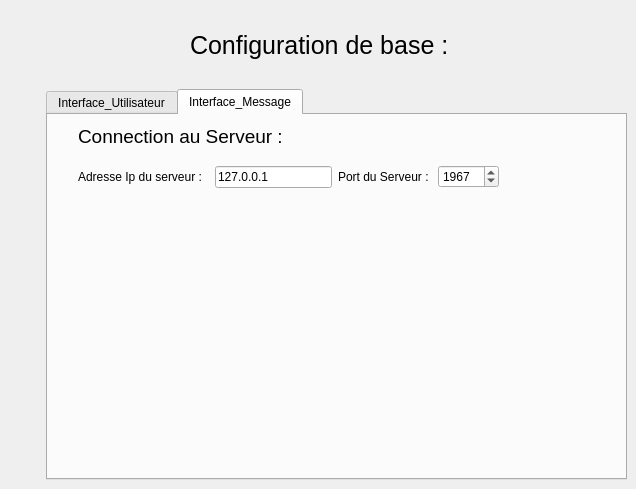
      <widget class="QWidget" name="page_5">
       <widget class="QLabel" name="label_51">
        <property name="geometry">
         <rect>
          <x>190</x>
          <y>30</y>
          <width>266</width>
          <height>31</height>
         </rect>
        </property>
        <property name="font">
         <font>
          <pointsize>19</pointsize>
         </font>
        </property>
        <property name="text">
         <string>Configuration de base : </string>
        </property>
       </widget>
       <widget class="QTabWidget" name="tabWidget">
        <property name="geometry">
         <rect>
          <x>46</x>
          <y>89</y>
          <width>581</width>
          <height>391</height>
         </rect>
        </property>
        <property name="currentIndex">
         <number>1</number>
        </property>
        <widget class="QWidget" name="tab_3">
         <attribute name="title">
          <string>Interface_Utilisateur</string>
         </attribute>
        </widget>
        <widget class="QWidget" name="tab_5">
         <attribute name="title">
          <string>Interface_Message</string>
         </attribute>
         <widget class="QLabel" name="label_54">
          <property name="geometry">
           <rect>
            <x>30</x>
            <y>10</y>
            <width>209</width>
            <height>23</height>
           </rect>
          </property>
          <property name="font">
           <font>
            <pointsize>14</pointsize>
           </font>
          </property>
          <property name="text">
           <string>Connection au Serveur : </string>
          </property>
         </widget>
         <widget class="QWidget" name="layoutWidget">
          <property name="geometry">
           <rect>
            <x>30</x>
            <y>50</y>
            <width>421</width>
            <height>24</height>
           </rect>
          </property>
          <layout class="QHBoxLayout" name="horizontalLayout_10">
           <item>
            <widget class="QLabel" name="label_48">
             <property name="text">
              <string>Adresse Ip du serveur :  </string>
             </property>
            </widget>
           </item>
           <item>
            <widget class="QLineEdit" name="serveurIP">
             <property name="text">
              <string>127.0.0.1</string>
             </property>
             <property name="maxLength">
              <number>15</number>
             </property>
            </widget>
           </item>
           <item>
            <widget class="QLabel" name="label_49">
             <property name="text">
              <string>Port du Serveur : </string>
             </property>
            </widget>
           </item>
           <item>
            <widget class="QSpinBox" name="serveurPort">
             <property name="maximum">
              <number>99999</number>
             </property>
             <property name="value">
              <number>1967</number>
             </property>
            </widget>
           </item>
          </layout>
         </widget>
        </widget>
       </widget>
      </widget>
